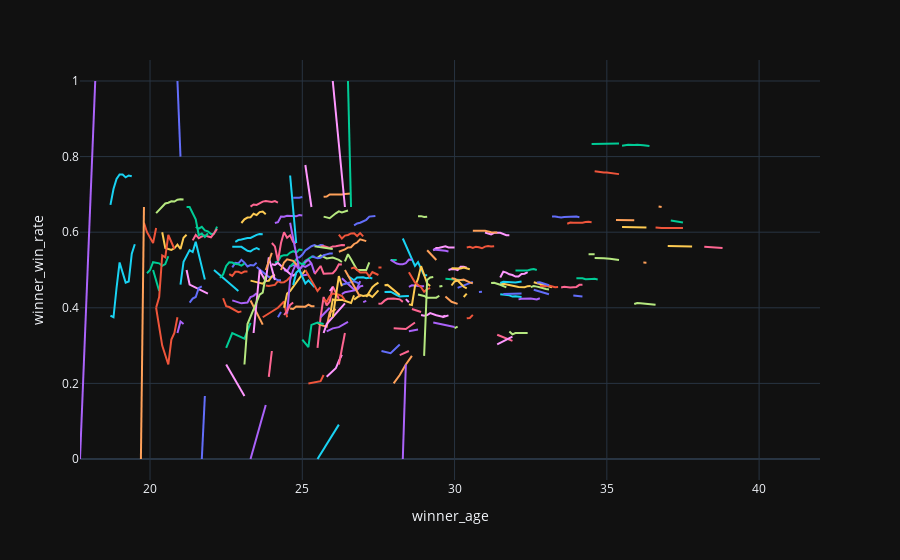

The cell this chart's notebook holds for it:
### Code cell
#Explorativer Versuch
df_agg = df2.groupby(['winner_name','winner_age'], as_index=False)[['winner_total_games_played']].max()
payload = pd.merge(df2, df_agg)[['winner_name','winner_total_games_played','winner_win_rate','winner_age']].tail(1000)
px.line(payload, x='winner_age', y='winner_win_rate', color='winner_name').update_layout(showlegend=False)
